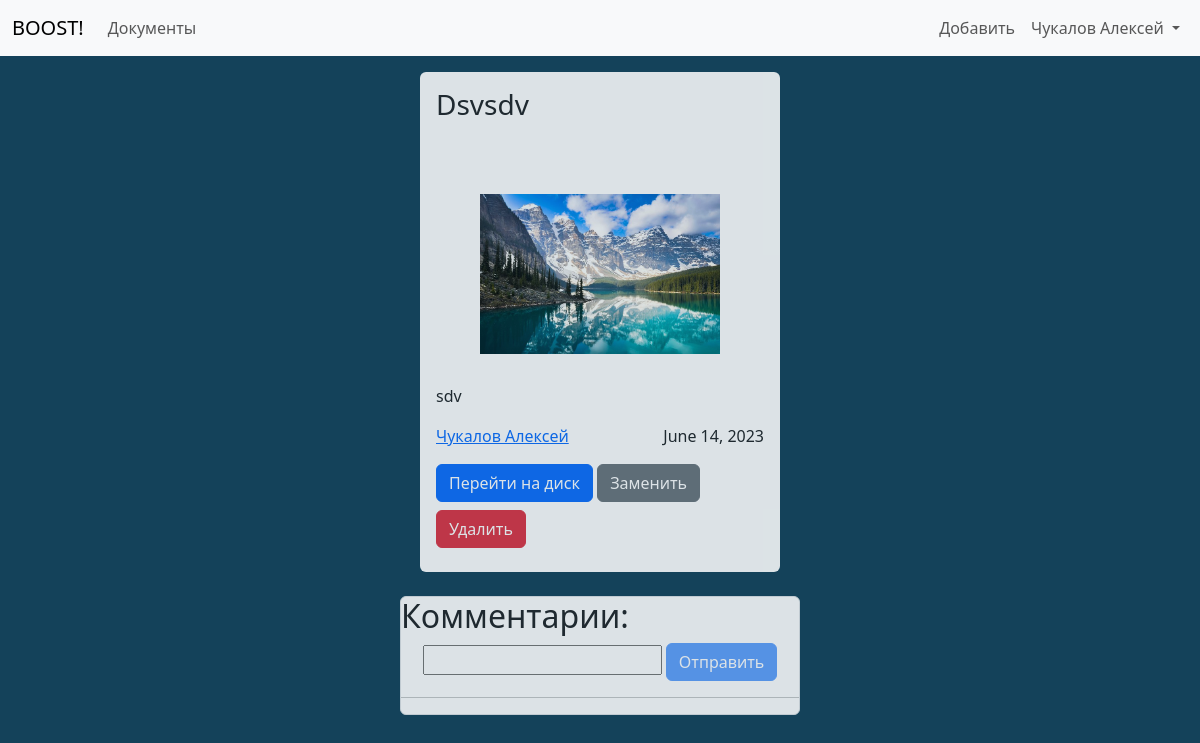
The page /document7/ (signed in) on the database as committed earlier.
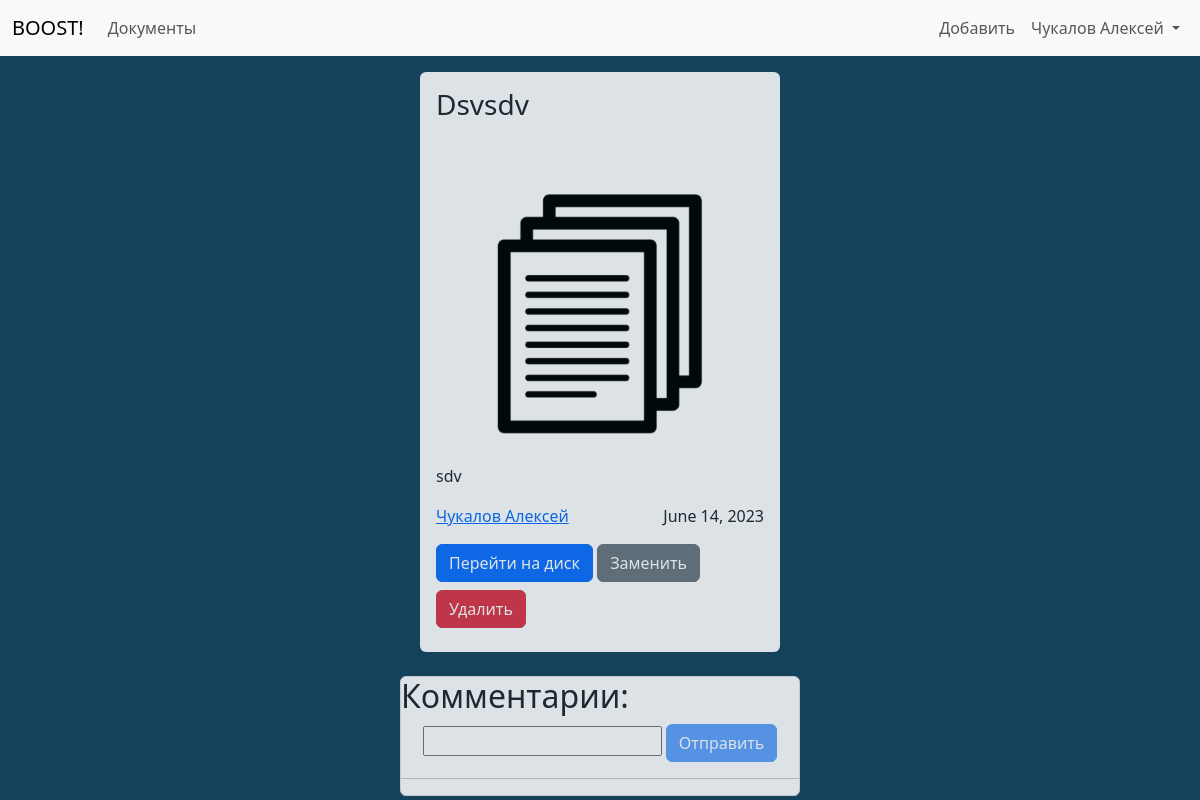
The same page on the database as committed later.
### app/models.py (models this page shows, shortened)
class Doc (models.Model):
    title = models.CharField(max_length=255)
    description = models.CharField(max_length=511, blank=True)
    link = models.URLField(max_length=255, unique=True)
    path = models.CharField(max_length=127)
    preview = models.ImageField(
        upload_to='media/',
        blank=False,
        default='media/default_images/default_document.png'
    )
    likes = models.IntegerField(default=0)
    dislikes = models.IntegerField(default=0)
    comments = models.IntegerField(default=0)
    studies = models.ManyToManyField(Study)
    subjects = models.ManyToManyField(Subject)
    author = models.ForeignKey(User, on_delete=models.CASCADE)
    date = models.DateField()

### accounts/models.py (models this page shows, shortened)
class User (AbstractBaseUser):
    objects = UserManager()
    email = models.EmailField(
        verbose_name='email address',
        max_length=255,
        unique=True
    )
    username = models.CharField(
        verbose_name='username',
        max_length=30,
        unique=True
    )
    avatar = models.ImageField(
        verbose_name='Avatar',
        default=DEFAULT_AVATAR,
        upload_to='media/',
        blank=False,
    )
    first_name = models.CharField(
        verbose_name='first name',
        max_length=30
    )
    last_name = models.CharField(
        verbose_name='last name',
        max_length=30
    )
    bookmarks = models.ManyToManyField(
        Doc,
        blank=True
    )
    is_active = models.BooleanField(default=True)
    staff = models.BooleanField(default=False)
    admin = models.BooleanField(default=False)
    USERNAME_FIELD = 'email'
    REQUIRED_FIELDS = ['username', 'first_name', 'last_name']
    def __str__(self):
        return f'{self.last_name} {self.first_name}'

### app/views.py (the view, shortened to what this page needs)
# urls.py: path('document<int:pk>/', login_required(views.doc_page, login_url='/login/'), name='doc_page'),
def doc_page(request, pk):
    doc = Doc.objects.get(pk=pk)
    doc.title = doc.title.capitalize()
    context = {
        'doc': doc
    }
    form = CommentForm()
    context['form'] = form
    return render(request, 'doc_page.html', context)

### app/forms.py
class CommentForm(forms.Form):
    comment = forms.CharField(
        widget=forms.TextInput,
        max_length=511
    )

### app/templates/doc_page.html (shortened to what the changed rows need)
<!DOCTYPE html>
{% load static %}
<html lang="en">
<head>
    <link rel="stylesheet" href="{% static 'bootstrap.min.css' %}">
    <link rel="stylesheet" href="{% static 'styles/doc_page.css' %}">
    <link rel="stylesheet" href="{% static 'styles/main.css' %}">
</head>
<body onload="load()">
    <main class="d-flex justify-content-center">
        <section class="col-4">
                    <section class="d-flex justify-content-center">
                        <section id="docCard" class="rounded p-3 mb-4">
                            <section class="">
                                <div class="d-flex justify-content-between">
                                    <h3>{{doc.title}}</h3>
                                    <button class="btn" name="bookmark" id="bookmarkBtn" onclick="postBookmark();setTimeout(loadData, 50)"></button>
                                </div>
                                <div class="mb-2">
                                    <div class="d-flex">
                                    </div>
                                    <div class="d-flex">
                                    </div>
                                </div>
                                <div class="d-flex justify-content-center">
                                    <img src="{{doc.preview.url}}" id="docImage" class="mb-3 " alt="">
                                </div>
                                    <div class="d-flex justify-content-center">
                                        <button class="btn" name="like" id="likeBtn" onclick="postLike();setTimeout(loadData, 50)"></button>
                                        <button class="btn" id="dislikeBtn" name="dislike" onclick="postDislike();setTimeout(loadData, 50)"></button>
                                        <button class="btn" id="commentBtn"></button>
                                    </div>
                                <p>{{doc.description}}</p>
                                <section class="d-flex justify-content-between">
                                    <a href="/id{{doc.author.pk}}">{{doc.author}}</a>
                                    <p>{{doc.date}}</p>
                                </section>
                                <section class="d-flex justify-content-center">
                                    <form method="POST">
                                    </form>
                                </section>
                            </section>
                        </section>
                    </section>
                    <section class="border border-1 rounded" id="commentsSection">
                        <h2>Комментарии:</h2>
                    </section>
        </section>
    </main>
</body>
</html>

Rows that differ between the two databases and show on the page:
changed Doc "Dsvsdv": preview: picture removed, a placeholder shows
